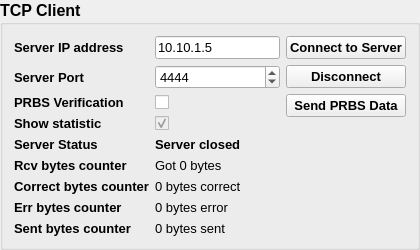
         <widget class="QGroupBox" name="tcpClientGroupBox">
          <property name="minimumSize">
           <size>
            <width>0</width>
            <height>0</height>
           </size>
          </property>
          <property name="font">
           <font>
            <family>MS Shell Dlg 2</family>
            <pointsize>12</pointsize>
            <weight>75</weight>
            <bold>true</bold>
           </font>
          </property>
          <property name="title">
           <string>TCP Client</string>
          </property>
          <layout class="QGridLayout" name="gridLayout_10">
           <item row="0" column="0">
            <layout class="QGridLayout" name="tcpClientParamsGrpLayout">
             <item row="2" column="0">
              <widget class="QLabel" name="prbsVerifLabel_2">
               <property name="font">
                <font>
                 <family>MS Shell Dlg 2</family>
                 <pointsize>10</pointsize>
                 <weight>75</weight>
                 <bold>true</bold>
                </font>
               </property>
               <property name="text">
                <string>PRBS Verification</string>
               </property>
              </widget>
             </item>
             <item row="7" column="0">
              <widget class="QLabel" name="errBytesCounterLabel_2">
               <property name="font">
                <font>
                 <family>MS Shell Dlg 2</family>
                 <pointsize>10</pointsize>
                 <weight>75</weight>
                 <bold>true</bold>
                </font>
               </property>
               <property name="text">
                <string>Err bytes counter</string>
               </property>
              </widget>
             </item>
             <item row="3" column="0">
              <widget class="QLabel" name="showStatlabel_2">
               <property name="font">
                <font>
                 <family>MS Shell Dlg 2</family>
                 <pointsize>10</pointsize>
                 <weight>75</weight>
                 <bold>true</bold>
                </font>
               </property>
               <property name="text">
                <string>Show statistic</string>
               </property>
              </widget>
             </item>
             <item row="1" column="0">
              <widget class="QLabel" name="serverPortLabel_2">
               <property name="font">
                <font>
                 <family>MS Shell Dlg 2</family>
                 <pointsize>10</pointsize>
                 <weight>75</weight>
                 <bold>true</bold>
                </font>
               </property>
               <property name="text">
                <string>Server Port</string>
               </property>
              </widget>
             </item>
             <item row="6" column="0">
              <widget class="QLabel" name="chkBytesCounterLabel_2">
               <property name="font">
                <font>
                 <family>MS Shell Dlg 2</family>
                 <pointsize>10</pointsize>
                 <weight>75</weight>
                 <bold>true</bold>
                </font>
               </property>
               <property name="text">
                <string>Correct bytes counter</string>
               </property>
              </widget>
             </item>
             <item row="0" column="0">
              <widget class="QLabel" name="udpIpAddrLabel">
               <property name="font">
                <font>
                 <family>MS Shell Dlg 2</family>
                 <pointsize>10</pointsize>
                 <weight>75</weight>
                 <bold>true</bold>
                </font>
               </property>
               <property name="text">
                <string>Server IP address</string>
               </property>
              </widget>
             </item>
             <item row="5" column="0">
              <widget class="QLabel" name="rcvBytesCounterLabel_2">
               <property name="font">
                <font>
                 <family>MS Shell Dlg 2</family>
                 <pointsize>10</pointsize>
                 <weight>75</weight>
                 <bold>true</bold>
                </font>
               </property>
               <property name="text">
                <string>Rcv bytes counter</string>
               </property>
              </widget>
             </item>
             <item row="4" column="0">
              <widget class="QLabel" name="svrStatusLabel_2">
               <property name="font">
                <font>
                 <family>MS Shell Dlg 2</family>
                 <pointsize>10</pointsize>
                 <weight>75</weight>
                 <bold>true</bold>
                </font>
               </property>
               <property name="text">
                <string>Server Status</string>
               </property>
              </widget>
             </item>
             <item row="8" column="0">
              <widget class="QLabel" name="sntBytesCounterLabel_2">
               <property name="font">
                <font>
                 <family>MS Shell Dlg 2</family>
                 <pointsize>10</pointsize>
                 <weight>75</weight>
                 <bold>true</bold>
                </font>
               </property>
               <property name="text">
                <string>Sent bytes counter</string>
               </property>
              </widget>
             </item>
             <item row="0" column="1">
              <widget class="QLineEdit" name="serverIpAddr_2">
               <property name="font">
                <font>
                 <family>MS Shell Dlg 2</family>
                 <pointsize>10</pointsize>
                 <weight>50</weight>
                 <bold>false</bold>
                </font>
               </property>
               <property name="text">
                <string>10.10.1.5</string>
               </property>
              </widget>
             </item>
             <item row="1" column="1">
              <widget class="QSpinBox" name="serverPort_2">
               <property name="font">
                <font>
                 <family>MS Shell Dlg 2</family>
                 <pointsize>10</pointsize>
                 <weight>50</weight>
                 <bold>false</bold>
                </font>
               </property>
               <property name="maximum">
                <number>65536</number>
               </property>
               <property name="value">
                <number>4444</number>
               </property>
              </widget>
             </item>
             <item row="2" column="1">
              <widget class="QCheckBox" name="tcpClientPRBSVerif">
               <property name="font">
                <font>
                 <family>MS Shell Dlg 2</family>
                 <pointsize>8</pointsize>
                 <weight>50</weight>
                 <bold>false</bold>
                </font>
               </property>
               <property name="text">
                <string/>
               </property>
              </widget>
             </item>
             <item row="3" column="1">
              <widget class="QCheckBox" name="tcpClientStat">
               <property name="enabled">
                <bool>false</bool>
               </property>
               <property name="font">
                <font>
                 <family>MS Shell Dlg 2</family>
                 <pointsize>8</pointsize>
                 <weight>50</weight>
                 <bold>false</bold>
                </font>
               </property>
               <property name="text">
                <string/>
               </property>
               <property name="checked">
                <bool>true</bool>
               </property>
              </widget>
             </item>
             <item row="4" column="1">
              <widget class="QLabel" name="clientStatusLabel">
               <property name="font">
                <font>
                 <family>MS Shell Dlg 2</family>
                 <pointsize>10</pointsize>
                 <weight>75</weight>
                 <bold>true</bold>
                </font>
               </property>
               <property name="text">
                <string>Server closed</string>
               </property>
              </widget>
             </item>
             <item row="5" column="1">
              <widget class="QLabel" name="tcpClientReceptionLabel">
               <property name="font">
                <font>
                 <family>MS Shell Dlg 2</family>
                 <pointsize>10</pointsize>
                 <weight>50</weight>
                 <bold>false</bold>
                </font>
               </property>
               <property name="text">
                <string>Got 0 bytes</string>
               </property>
              </widget>
             </item>
             <item row="6" column="1">
              <widget class="QLabel" name="tcpClientPRBSLabelCorrect">
               <property name="font">
                <font>
                 <family>MS Shell Dlg 2</family>
                 <pointsize>10</pointsize>
                 <weight>50</weight>
                 <bold>false</bold>
                </font>
               </property>
               <property name="text">
                <string>0 bytes correct</string>
               </property>
              </widget>
             </item>
             <item row="7" column="1">
              <widget class="QLabel" name="tcpClientPRBSLabelError">
               <property name="font">
                <font>
                 <family>MS Shell Dlg 2</family>
                 <pointsize>10</pointsize>
                 <weight>50</weight>
                 <bold>false</bold>
                </font>
               </property>
               <property name="text">
                <string>0 bytes error</string>
               </property>
              </widget>
             </item>
             <item row="8" column="1">
              <widget class="QLabel" name="tcpClientTransmissionLabel">
               <property name="font">
                <font>
                 <family>MS Shell Dlg 2</family>
                 <pointsize>10</pointsize>
                 <weight>50</weight>
                 <bold>false</bold>
                </font>
               </property>
               <property name="text">
                <string>0 bytes sent</string>
               </property>
              </widget>
             </item>
            </layout>
           </item>
           <item row="0" column="1">
            <layout class="QGridLayout" name="tcpClientCmdsGrpLayout">
             <item row="1" column="0">
              <widget class="QPushButton" name="disconnectFromServer">
               <property name="font">
                <font>
                 <family>MS Shell Dlg 2</family>
                 <pointsize>10</pointsize>
                 <weight>75</weight>
                 <italic>false</italic>
                 <bold>true</bold>
                </font>
               </property>
               <property name="text">
                <string>Disconnect</string>
               </property>
              </widget>
             </item>
             <item row="0" column="0">
              <widget class="QPushButton" name="connectToServer">
               <property name="font">
                <font>
                 <family>MS Shell Dlg 2</family>
                 <pointsize>10</pointsize>
                 <weight>75</weight>
                 <italic>false</italic>
                 <bold>true</bold>
                </font>
               </property>
               <property name="text">
                <string>Connect to Server</string>
               </property>
              </widget>
             </item>
             <item row="2" column="0">
              <widget class="QPushButton" name="sendToServer">
               <property name="font">
                <font>
                 <family>MS Shell Dlg 2</family>
                 <pointsize>10</pointsize>
                 <weight>75</weight>
                 <italic>false</italic>
                 <bold>true</bold>
                </font>
               </property>
               <property name="text">
                <string>Send PRBS Data</string>
               </property>
              </widget>
             </item>
             <item row="3" column="0">
              <spacer name="verticalSpacer_2">
               <property name="orientation">
                <enum>Qt::Vertical</enum>
               </property>
               <property name="sizeHint" stdset="0">
                <size>
                 <width>20</width>
                 <height>40</height>
                </size>
               </property>
              </spacer>
             </item>
            </layout>
           </item>
          </layout>
         </widget>
